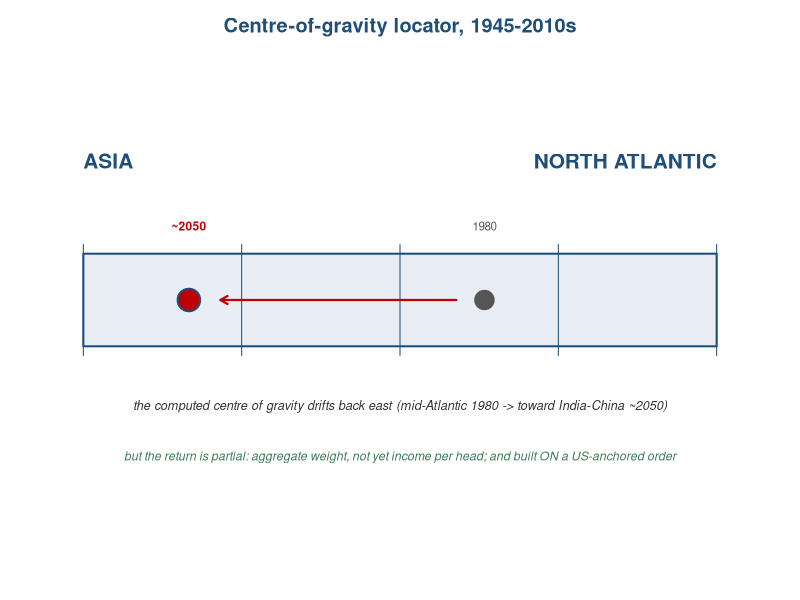
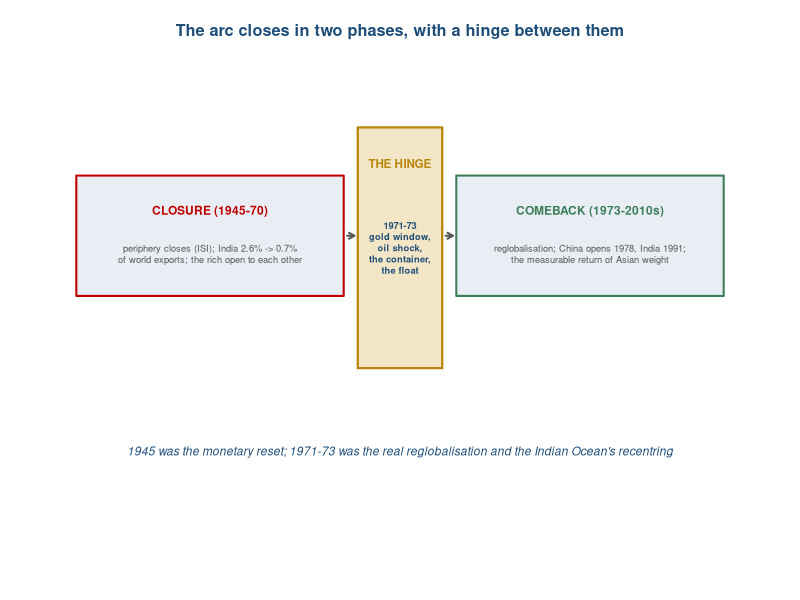
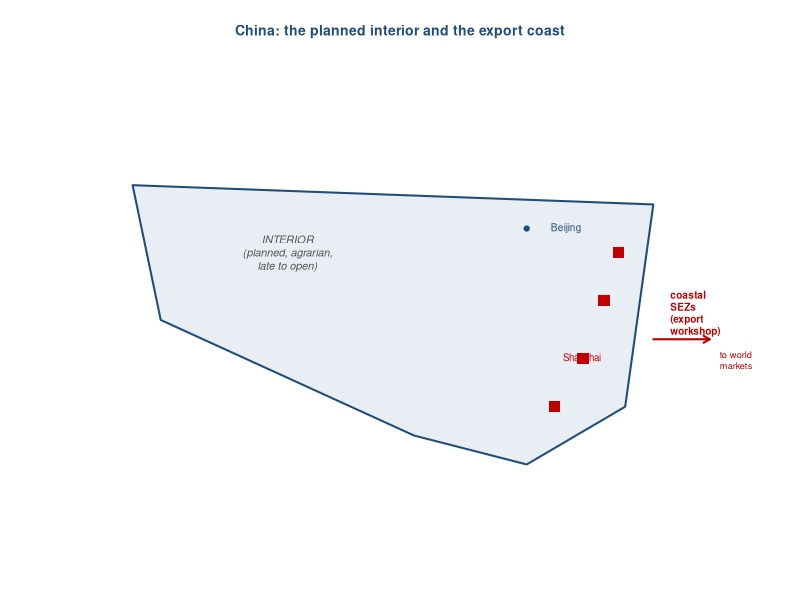
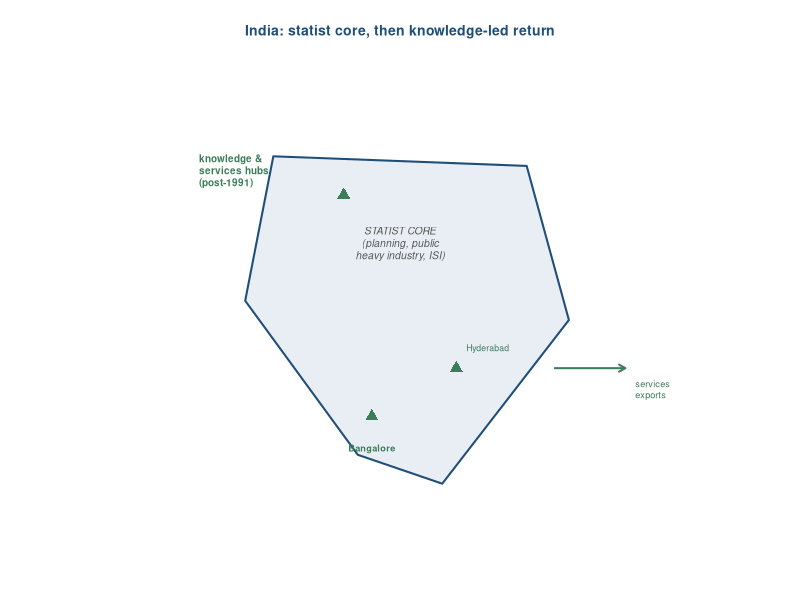
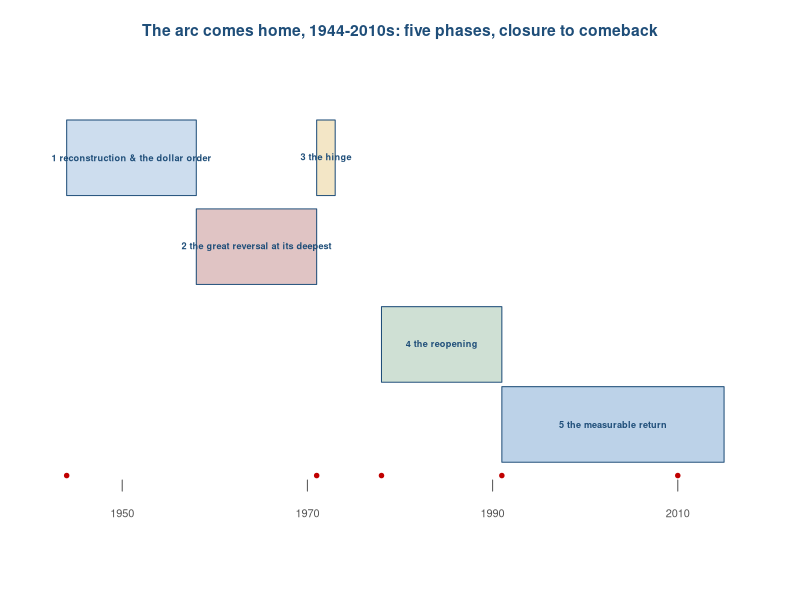
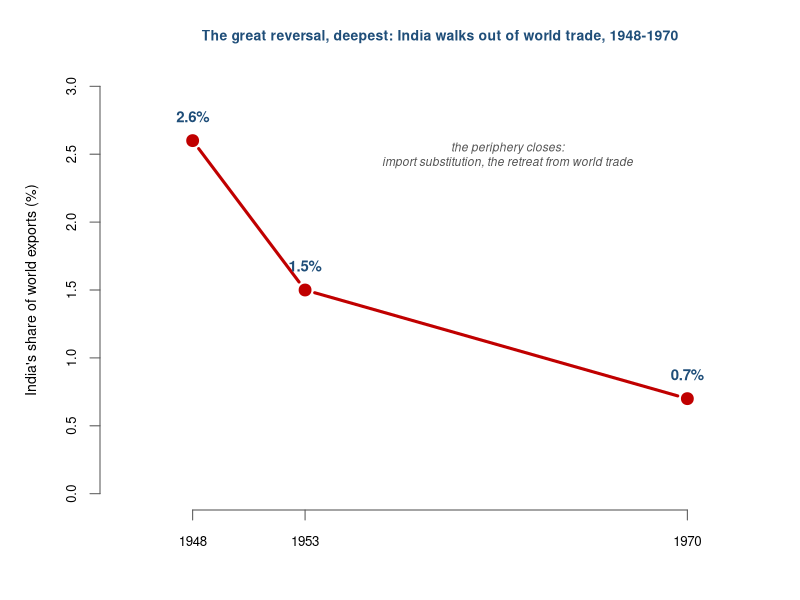
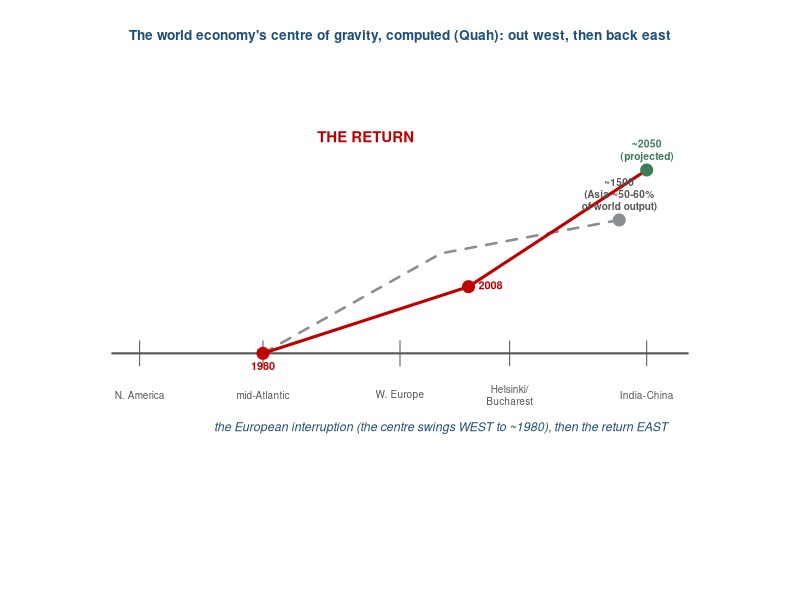
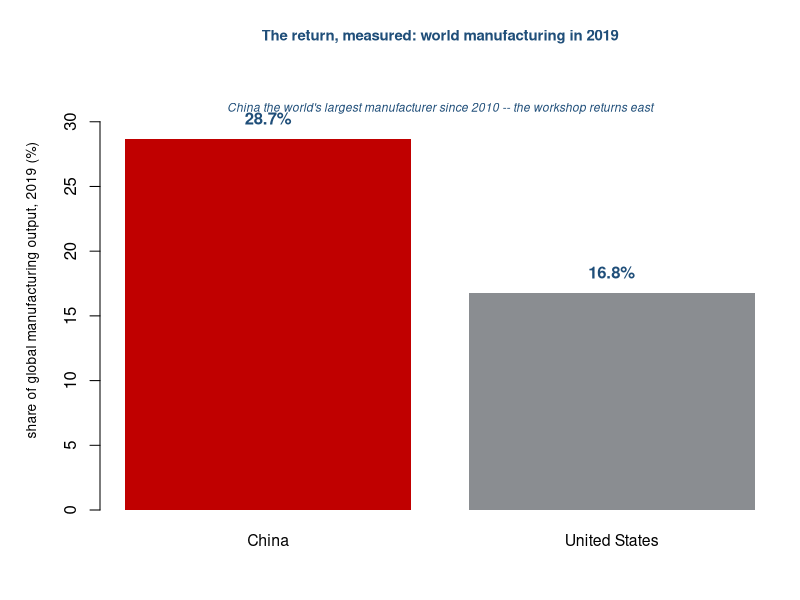

These charts were generated, in order, by the following R code:
# Chapter 10 visual programme (house style: R base graphics, ECU palette; 6-digit hex).
base_blue <- "#1f4e79"; accent <- "#c00000"; land <- "#e9eef4"; grey <- "#555555"
gold <- "#b8860b"; silver <- "#8a8d91"; green <- "#3c7d5a"

# ---------------------------------------------------------------------------
# 1. Centre-of-gravity locator (the centre returns east -- partially)
png("cog-locator-10.png", width = 1400, height = 470, res = 150)
par(mar = c(2.5, 1, 2.5, 1))
plot(NA, xlim = c(0, 1), ylim = c(0, 1), axes = FALSE, xlab = "", ylab = "")
rect(0.05, 0.40, 0.95, 0.60, col = land, border = base_blue, lwd = 2)
text(0.05, 0.80, "ASIA", col = base_blue, font = 2, cex = 1.25, adj = 0)
text(0.95, 0.80, "NORTH ATLANTIC", col = base_blue, font = 2, cex = 1.25, adj = 1)
segments(seq(0.05, 0.95, length.out = 5), 0.38, seq(0.05, 0.95, length.out = 5), 0.62, col = base_blue, lwd = 1)
# the return east: mid-Atlantic (1980) -> toward India-China (2050)
points(0.62, 0.50, pch = 19, cex = 2.6, col = grey); text(0.62, 0.66, "1980", cex = 0.7, col = grey)
points(0.20, 0.50, pch = 19, cex = 3.0, col = accent); points(0.20, 0.50, pch = 21, cex = 3.0, col = base_blue, lwd = 2); text(0.20, 0.66, "~2050", cex = 0.72, col = accent, font = 2)
arrows(0.58, 0.50, 0.245, 0.50, length = 0.08, lwd = 2.2, col = accent)
text(0.5, 0.27, "the computed centre of gravity drifts back east (mid-Atlantic 1980 -> toward India-China ~2050)", col = "#333333", font = 3, cex = 0.76)
text(0.5, 0.16, "but the return is partial: aggregate weight, not yet income per head; and built ON a US-anchored order", col = green, font = 3, cex = 0.74)
title(main = "Centre-of-gravity locator, 1945-2010s", col.main = base_blue, cex.main = 1.2)
dev.off()

# ---------------------------------------------------------------------------
# 2. The arc in two phases with a hinge (stage-setting)
png("ch10-two-phases-hinge.png", width = 1700, height = 620, res = 150)
par(mar = c(1, 1, 3, 1))
plot(NA, xlim = c(0, 100), ylim = c(0, 40), axes = FALSE, xlab = "", ylab = "")
rect(4, 22, 42, 32, col = land, border = accent, lwd = 2)
text(23, 29, "CLOSURE (1945-70)", cex = 0.72, font = 2, col = accent)
text(23, 25.5, "periphery closes (ISI); India 2.6% -> 0.7%\nof world exports; the rich open to each other", cex = 0.56, col = grey)
rect(44, 16, 56, 36, col = "#f3e6c6", border = gold, lwd = 2.2)
text(50, 33, "THE HINGE", cex = 0.7, font = 2, col = gold)
text(50, 26, "1971-73\ngold window,\noil shock,\nthe container,\nthe float", cex = 0.56, font = 2, col = base_blue)
rect(58, 22, 96, 32, col = land, border = green, lwd = 2)
text(77, 29, "COMEBACK (1973-2010s)", cex = 0.72, font = 2, col = green)
text(77, 25.5, "reglobalisation; China opens 1978, India 1991;\nthe measurable return of Asian weight", cex = 0.56, col = grey)
arrows(42.5, 27, 43.5, 27, length = 0.06, lwd = 2, col = grey)
arrows(56.5, 27, 57.5, 27, length = 0.06, lwd = 2, col = grey)
text(50, 9, "1945 was the monetary reset; 1971-73 was the real reglobalisation and the Indian Ocean's recentring", col = base_blue, font = 3, cex = 0.72)
title(main = "The arc closes in two phases, with a hinge between them", cex.main = 0.98, col.main = base_blue)
dev.off()

# ---------------------------------------------------------------------------
# 3. China structure map (stylised: coastal SEZs vs interior)
png("ch10-china-structure.png", width = 1150, height = 820, res = 150)
par(mar = c(1, 1, 3, 1))
plot(NA, xlim = c(0, 10), ylim = c(0, 10), axes = FALSE, xlab = "", ylab = "")
polygon(c(1.2, 8.6, 8.2, 6.8, 5.2, 1.6), c(7.8, 7.4, 3.2, 2.0, 2.6, 5.0), col = land, border = base_blue, lwd = 2)
text(3.4, 6.4, "INTERIOR\n(planned, agrarian,\nlate to open)", cex = 0.66, col = grey, font = 3)
# coastal SEZ belt
points(c(8.1, 7.9, 7.6, 7.2), c(6.4, 5.4, 4.2, 3.2), pch = 15, cex = 1.5, col = accent)
text(8.7, 5.0, "coastal\nSEZs\n(export\nworkshop)", cex = 0.6, col = accent, font = 2, pos = 4, xpd = TRUE)
text(7.0, 6.9, "Beijing", cex = 0.6, col = base_blue, pos = 4); points(6.8, 6.9, pch = 19, cex = 0.7, col = base_blue)
text(8.0, 4.2, "Shanghai", cex = 0.58, col = accent, pos = 2)
arrows(8.6, 4.6, 9.4, 4.6, length = 0.07, lwd = 2, col = accent); text(9.4, 4.1, "to world\nmarkets", cex = 0.55, col = accent, pos = 4, xpd = TRUE)
title(main = "China: the planned interior and the export coast", cex.main = 0.84, col.main = base_blue)
dev.off()

# ---------------------------------------------------------------------------
# 4. India structure map (retreat then return; services hubs)
png("ch10-india-structure.png", width = 1150, height = 820, res = 150)
par(mar = c(1, 1, 3, 1))
plot(NA, xlim = c(0, 10), ylim = c(0, 10), axes = FALSE, xlab = "", ylab = "")
polygon(c(3.2, 6.8, 7.4, 5.6, 4.4, 2.8), c(8.4, 8.2, 5.0, 1.6, 2.2, 5.4), col = land, border = base_blue, lwd = 2)
text(5.0, 6.6, "STATIST CORE\n(planning, public\nheavy industry, ISI)", cex = 0.62, col = grey, font = 3)
# services / knowledge hubs (post-1991)
points(c(4.6, 5.8, 4.2), c(3.0, 4.0, 7.6), pch = 17, cex = 1.3, col = green)
text(4.6, 2.6, "Bangalore", cex = 0.55, col = green, font = 2, pos = 1)
text(5.8, 4.4, "Hyderabad", cex = 0.52, col = green, pos = 4)
text(2.0, 8.0, "knowledge &\nservices hubs\n(post-1991)", cex = 0.6, col = green, font = 2, pos = 4, xpd = TRUE)
arrows(7.2, 4.0, 8.2, 4.0, length = 0.07, lwd = 2, col = green); text(8.2, 3.5, "services\nexports", cex = 0.55, col = green, pos = 4, xpd = TRUE)
title(main = "India: statist core, then knowledge-led return", cex.main = 0.84, col.main = base_blue)
dev.off()

# ---------------------------------------------------------------------------
# 5. Phase timeline 1944-2010s
png("ch10-timeline.png", width = 1750, height = 600, res = 150)
par(mar = c(3, 1, 3, 1))
plot(NA, xlim = c(1942, 2018), ylim = c(0, 10), axes = FALSE, xlab = "", ylab = "")
ph <- list(
  c(1944, 1958, "1 reconstruction & the dollar order", "#cdddee"),
  c(1958, 1971, "2 the great reversal at its deepest", "#e0c4c4"),
  c(1971, 1973, "3 the hinge",                          "#f3e6c6"),
  c(1978, 1991, "4 the reopening",                      "#cfe0d4"),
  c(1991, 2015, "5 the measurable return",              "#bcd2e8"))
ypos <- c(8.2, 6.2, 8.2, 4.0, 2.2)
for (i in seq_along(ph)) { p <- ph[[i]]; x0 <- as.numeric(p[1]); x1 <- as.numeric(p[2]); y <- ypos[i]
  rect(x0, y - 0.85, x1, y + 0.85, col = p[4], border = base_blue)
  text((x0 + x1) / 2, y, p[3], cex = 0.55, font = 2, col = base_blue) }
axx <- seq(1950, 2010, by = 20)
segments(axx, 0.7, axx, 0.95, col = grey); text(axx, 0.2, axx, cex = 0.66, col = grey)
ev <- list(c(1944, "Bretton Woods"), c(1971, "gold window"), c(1978, "China opens"), c(1991, "India"), c(2010, "China #1 mfr"))
for (e in ev) { points(as.numeric(e[1]), 1.05, pch = 19, cex = 0.6, col = accent) }
title(main = "The arc comes home, 1944-2010s: five phases, closure to comeback", cex.main = 0.94, col.main = base_blue)
dev.off()

# ---------------------------------------------------------------------------
# 6. India's world-export share: the great reversal (signature of the closure)
png("ch10-india-export-share.png", width = 1300, height = 740, res = 150)
par(mar = c(4.5, 5, 3.5, 1))
yr <- c(1948, 1953, 1970); sh <- c(2.6, 1.5, 0.7)
plot(yr, sh, type = "b", pch = 19, cex = 1.3, lwd = 3, col = accent, axes = FALSE,
     xlab = "", ylab = "India's share of world exports (%)", xlim = c(1945, 1973), ylim = c(0, 3), cex.lab = 0.85)
axis(1, at = yr, cex.axis = 0.8, col = grey); axis(2, at = seq(0, 3, 0.5), cex.axis = 0.78, col = grey)
text(yr, sh + 0.18, c("2.6%", "1.5%", "0.7%"), font = 2, col = base_blue, cex = 0.9)
text(1962, 2.5, "the periphery closes:\nimport substitution, the retreat from world trade", col = grey, font = 3, cex = 0.72)
title(main = "The great reversal, deepest: India walks out of world trade, 1948-1970", cex.main = 0.84, col.main = base_blue)
dev.off()

# ---------------------------------------------------------------------------
# 7. THE SIGNATURE EXHIBIT: the centre of gravity drifts back east (Quah)
png("ch10-cog-drift.png", width = 1500, height = 820, res = 150)
par(mar = c(4, 1.5, 3.5, 1.5))
plot(NA, xlim = c(0, 100), ylim = c(0, 50), axes = FALSE, xlab = "", ylab = "")
# a stylised longitude band from Americas (left) to East Asia (right)
segments(8, 18, 92, 18, lwd = 2, col = grey)
labs <- c("N. America", "mid-Atlantic", "W. Europe", "Helsinki/\nBucharest", "India-China")
at <- c(12, 30, 50, 66, 86)
for (i in seq_along(at)) { segments(at[i], 16.5, at[i], 19.5, col = grey); text(at[i], 13, labs[i], cex = 0.6, col = grey) }
# the path: 1500 (east) -> 1980 mid-Atlantic (west) -> 2008 -> 2050 (east again)
pts_x <- c(82, 30, 60, 86); pts_y <- c(34, 18, 26, 40)
labs2 <- c("~1500\n(Asia ~50-60%\nof world output)", "1980", "2008", "~2050\n(projected)")
cols2 <- c(silver, accent, accent, green)
# the European interruption arc (1500 -> 1980, swinging west) then the return (1980 -> 2050, east)
lines(c(82, 56, 30), c(34, 30, 18), lwd = 2.5, col = silver, lty = 2)
lines(c(30, 60, 86), c(18, 26, 40), lwd = 3, col = accent)
points(pts_x, pts_y, pch = 19, cex = 1.6, col = cols2)
text(82, 34, labs2[1], pos = 3, cex = 0.6, col = grey, font = 2)
text(30, 18, labs2[2], pos = 1, cex = 0.66, col = accent, font = 2)
text(60, 26, labs2[3], pos = 4, cex = 0.66, col = accent, font = 2)
text(86, 40, labs2[4], pos = 3, cex = 0.62, col = green, font = 2)
text(45, 44, "THE RETURN", cex = 0.9, col = accent, font = 2)
text(56, 9, "the European interruption (the centre swings WEST to ~1980), then the return EAST", col = base_blue, font = 3, cex = 0.74)
title(main = "The world economy's centre of gravity, computed (Quah): out west, then back east", cex.main = 0.82, col.main = base_blue)
dev.off()

# ---------------------------------------------------------------------------
# 8. The return measured: manufacturing shares 2019
png("ch10-manufacturing-shares.png", width = 1280, height = 740, res = 150)
par(mar = c(4.5, 5, 3.5, 1))
vals <- c(28.7, 16.8)
b <- barplot(vals, names.arg = c("China", "United States"), col = c(accent, silver), border = NA,
             ylim = c(0, 34), ylab = "share of global manufacturing output, 2019 (%)", cex.names = 0.95, cex.lab = 0.82)
text(b, vals + 1.6, c("28.7%", "16.8%"), font = 2, col = base_blue, cex = 1.0)
text(mean(b), 31, "China the world's largest manufacturer since 2010 -- the workshop returns east", col = base_blue, font = 3, cex = 0.72)
title(main = "The return, measured: world manufacturing in 2019", cex.main = 0.9, col.main = base_blue)
dev.off()

# ---------------------------------------------------------------------------
# 9. Asia's share of world GDP, 1990 -> 2023
png("ch10-asia-gdp-share.png", width = 1280, height = 740, res = 150)
par(mar = c(4.5, 5, 3.5, 1))
vals <- c(21, 39)
b <- barplot(vals, names.arg = c("1990", "2023"), col = c(silver, accent), border = NA,
             ylim = c(0, 48), ylab = "Asia's share of world GDP (%)", cex.names = 0.95, cex.lab = 0.85)
text(b, vals + 2.2, c("~21%", "~39%"), font = 2, col = base_blue, cex = 1.0)
text(mean(b), 45, "the aggregate weight swings back toward its pre-1800 level", col = base_blue, font = 3, cex = 0.72)
title(main = "Asia's share of world GDP nearly doubles, 1990-2023", cex.main = 0.88, col.main = base_blue)
dev.off()

# ---------------------------------------------------------------------------
# 10. The 1973 oil shock (dual: price and producer revenues)
png("ch10-oil-shock.png", width = 1500, height = 720, res = 150)
par(mfrow = c(1, 2), mar = c(4.5, 5, 3.5, 1))
# price
vals <- c(2.90, 11.65)
b <- barplot(vals, names.arg = c("before", "after\n(6 months)"), col = c(silver, accent), border = NA,
             ylim = c(0, 14), ylab = "crude oil ($/barrel)", cex.names = 0.82, cex.lab = 0.82)
text(b, vals + 0.7, c("$2.90", "$11.65"), font = 2, col = base_blue, cex = 0.9)
title(main = "Price, 1973", cex.main = 0.9, col.main = base_blue)
# revenues
vals <- c(23, 140)
b <- barplot(vals, names.arg = c("1972", "5 yrs later"), col = c(silver, accent), border = NA,
             ylim = c(0, 165), ylab = "producer revenues ($bn)", cex.names = 0.82, cex.lab = 0.82)
text(b, vals + 9, c("$23bn", "$140bn"), font = 2, col = base_blue, cex = 0.9)
title(main = "Producer revenues", cex.main = 0.9, col.main = base_blue)
mtext("The Gulf becomes an energy-and-capital pole: the 1973 oil shock", outer = TRUE, line = -1.5, col = base_blue, font = 2, cex = 0.9)
dev.off()
par(mfrow = c(1, 1))

# ---------------------------------------------------------------------------
# 11. The drain inverted: Bretton Woods II (mirror of T8)
png("ch10-bw2.png", width = 1600, height = 640, res = 150)
par(mar = c(1, 1, 3, 1))
plot(NA, xlim = c(0, 100), ylim = c(0, 30), axes = FALSE, xlab = "", ylab = "")
rect(8, 12, 34, 22, col = land, border = accent, lwd = 2.2); text(21, 17, "SAVING ASIA\n(China et al.)\n~50% savings", cex = 0.66, font = 2, col = accent)
rect(66, 12, 92, 22, col = land, border = base_blue, lwd = 2.2); text(79, 17, "THE WEST\n(US deficits,\nthe consumer)", cex = 0.66, font = 2, col = base_blue)
arrows(35, 19, 65, 19, length = 0.09, lwd = 2.4, col = green); text(50, 22.2, "goods (exports)", cex = 0.62, col = green, font = 2)
arrows(65, 14.5, 35, 14.5, length = 0.09, lwd = 2.4, col = gold); text(50, 11.6, "savings recycled into US Treasuries", cex = 0.62, col = gold, font = 2)
text(50, 5.5, "'Bretton Woods II': the rising East underwrites the established core -- the colonial drain (Ch 8) run in reverse", col = base_blue, font = 3, cex = 0.72)
title(main = "The drain inverted: who finances whom", cex.main = 0.94, col.main = base_blue)
dev.off()

# ---------------------------------------------------------------------------
# 12. The dollar order strains: US gold vs foreign claims, 1969
png("ch10-gold-claims.png", width = 1280, height = 720, res = 150)
par(mar = c(4.5, 5, 3.5, 1))
vals <- c(11.2, 40)
b <- barplot(vals, names.arg = c("US gold stock", "foreign official\ndollar claims"), col = c(gold, accent), border = NA,
             ylim = c(0, 48), ylab = "$bn, mid-1969", cex.names = 0.85, cex.lab = 0.82)
text(b, vals + 2.4, c("$11.2bn", "$40bn"), font = 2, col = base_blue, cex = 0.95)
text(mean(b), 45, "nearly four claims on the metal for every dollar of gold -- the promise was unbackable", col = base_blue, font = 3, cex = 0.68)
title(main = "Why the gold window closed: the 1969 mismatch", cex.main = 0.9, col.main = base_blue)
dev.off()

cat("ch10 figures written\n")
